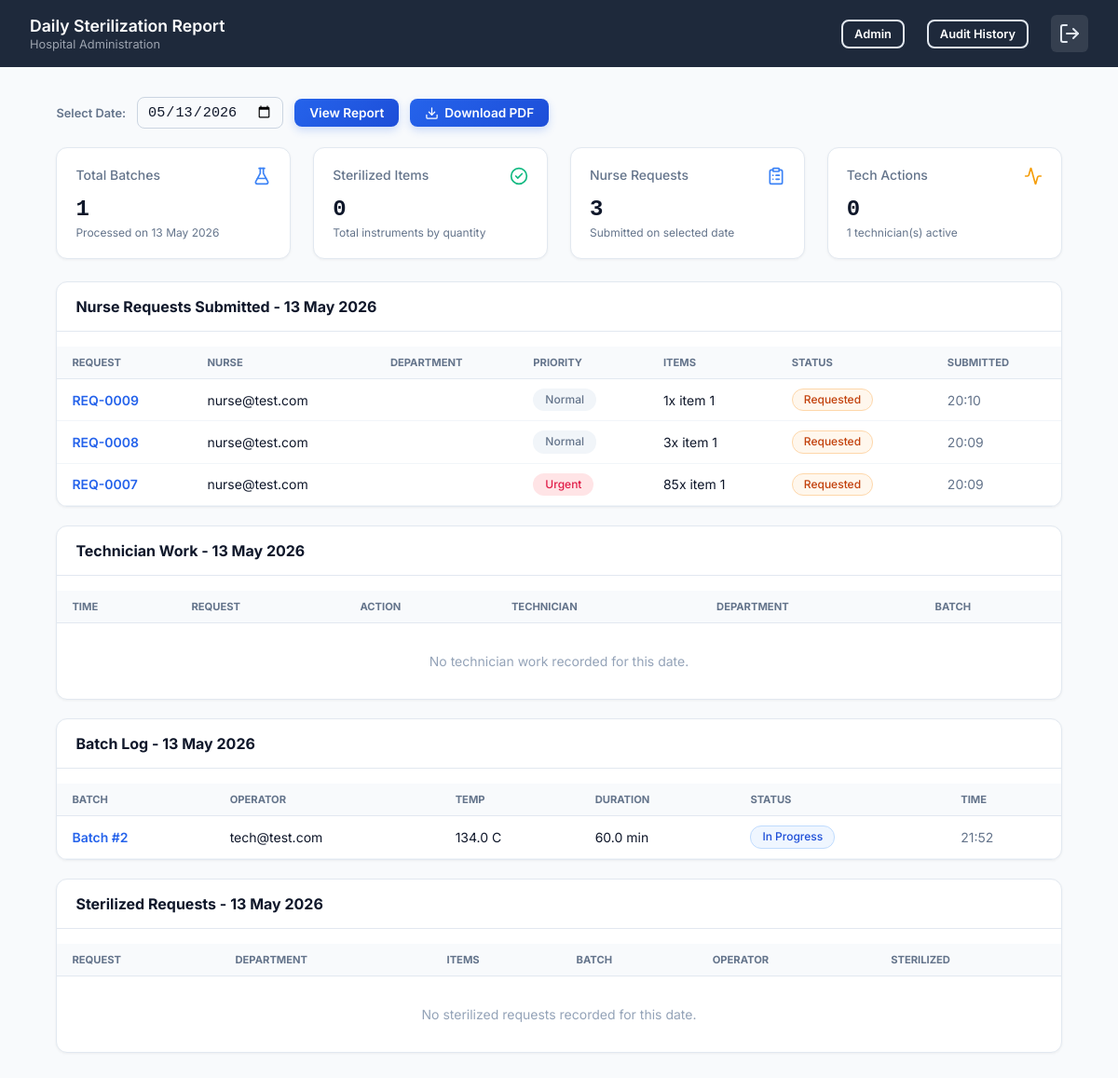
Before: /dashboard/hospital/ (signed in) with the older database file.
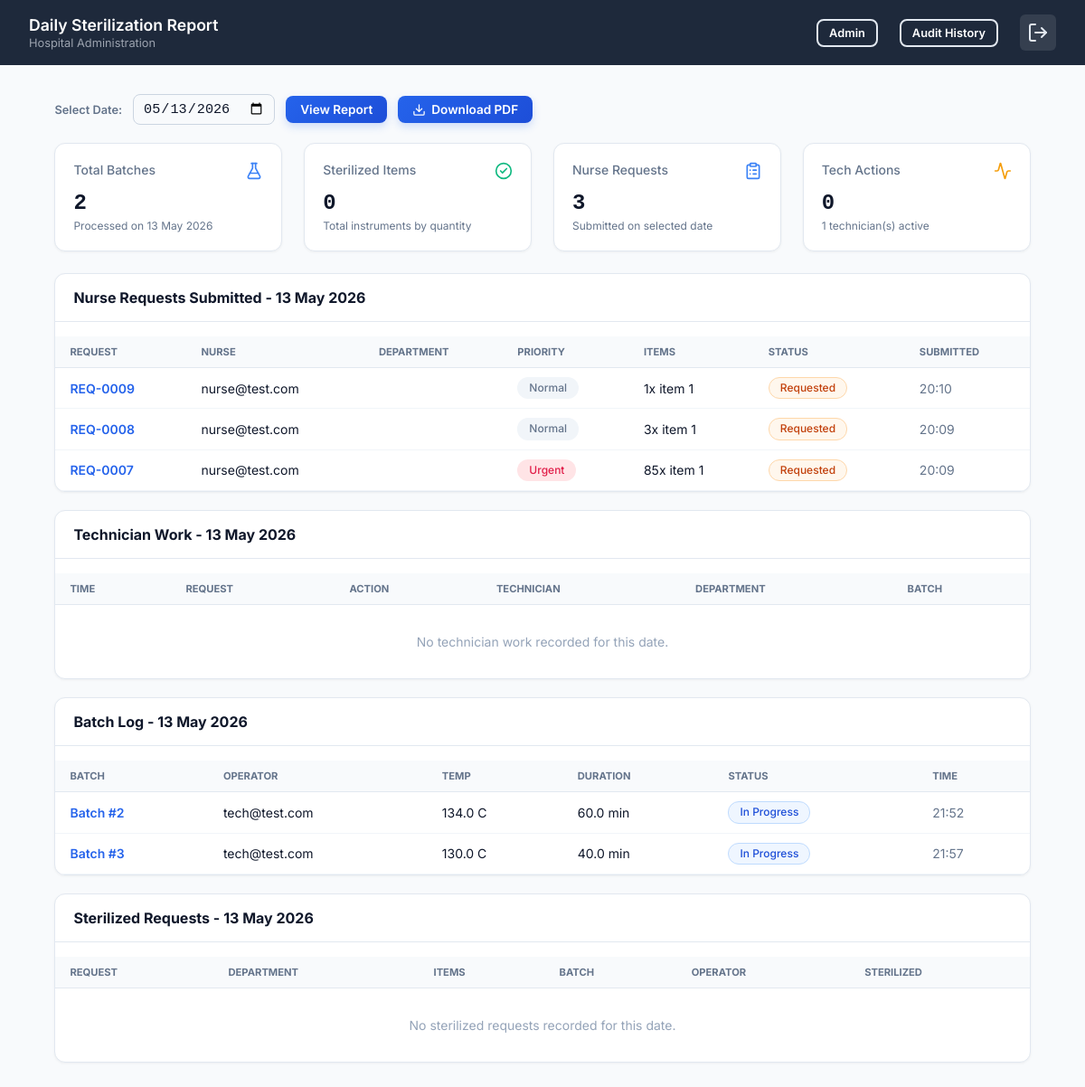
After: the same page with the newer database file.
### CSSD_Management_System/models.py (models this page shows, shortened)
class InstrumentRequest(models.Model):
    PRIORITY_CHOICES = [
        ('Normal', 'Normal'),
        ('Urgent', 'Urgent'),
    ]
    STATUS_CHOICES = [
        ('Requested', 'Requested'),
        ('Collected', 'Collected'),
        ('Cleaned', 'Cleaned'),
        ('Sterilized', 'Sterilized'),
        ('Packed', 'Packed'),
        ('Delivered', 'Delivered'),
    ]
    requester = models.ForeignKey(CustomUser, on_delete=models.CASCADE, related_name='requests')
    priority = models.CharField(max_length=50, choices=PRIORITY_CHOICES, default='Normal')
    status = models.CharField(max_length=50, choices=STATUS_CHOICES, default='Requested')
    department = models.CharField(max_length=100, blank=True)
    notes = models.TextField(blank=True)
    last_operator = models.ForeignKey(
        CustomUser,
        on_delete=models.SET_NULL,
        null=True,
        blank=True,
        related_name='processed_requests'
    )
    batch = models.ForeignKey(SterilizationBatch, null=True, blank=True, on_delete=models.SET_NULL, related_name='requests')
    is_archived = models.BooleanField(default=False)
    submitted_at = models.DateTimeField(auto_now_add=True)
    collected_at = models.DateTimeField(null=True, blank=True)
    cleaned_at = models.DateTimeField(null=True, blank=True)
    sterilized_at = models.DateTimeField(null=True, blank=True)
    packed_at = models.DateTimeField(null=True, blank=True)
    delivered_at = models.DateTimeField(null=True, blank=True)

class CustomUser(AbstractUser):
    ROLE_CHOICES = [
        ('System Administrator', 'System Administrator'),
        ('CSSD Technician', 'CSSD Technician'),
        ('Department Nurse', 'Department Nurse'),
        ('Hospital Administrator', 'Hospital Administrator'),
    ]
    username = None
    email = models.EmailField(_('email address'), unique=True)
    role = models.CharField(max_length=50, choices=ROLE_CHOICES)
    department = models.CharField(max_length=100, blank=True)
    USERNAME_FIELD = 'email'
    REQUIRED_FIELDS = []
    objects = CustomUserManager()

class RequestItem(models.Model):
    request = models.ForeignKey(InstrumentRequest, on_delete=models.CASCADE, related_name='items')
    inventory_item = models.ForeignKey(InventoryItem, on_delete=models.CASCADE)
    quantity = models.IntegerField(default=1)

class InventoryItem(models.Model):
    name = models.CharField(max_length=255)
    category = models.CharField(max_length=100)
    current_stock = models.IntegerField(default=0)
    min_threshold = models.IntegerField(default=10)

class SterilizationBatch(models.Model):
    STATUS_CHOICES = [
        ('In Progress', 'In Progress'),
        ('Completed', 'Completed'),
    ]
    operator = models.ForeignKey(CustomUser, on_delete=models.CASCADE)
    temperature = models.FloatField()
    cycle_duration = models.FloatField()  # in minutes
    status = models.CharField(max_length=50, choices=STATUS_CHOICES, default='In Progress')
    created_at = models.DateTimeField(auto_now_add=True)
    instrument_sets = models.ManyToManyField(
        'InstrumentSet',
        blank=True,
        related_name='batches',
    )

### CSSD_Management_System/views.py (the view, shortened to what this page needs)
# urls.py: path('dashboard/hospital/', views.hospital_report, name='hospital_report'),
@login_required
@hospital_admin_required
def hospital_report(request):
    date_str = request.GET.get('date', timezone.localdate().isoformat())
    try:
        report_date = datetime.strptime(date_str, '%Y-%m-%d').date()
    except ValueError:
        report_date = timezone.localdate()
        date_str = report_date.isoformat()
    nurse_requests = InstrumentRequest.objects.filter(
        submitted_at__date=report_date,
    ).select_related('requester').prefetch_related(
        'items__inventory_item'
    ).order_by('-submitted_at')
    technician_filters = (
        Q(collected_at__date=report_date)
        | Q(cleaned_at__date=report_date)
        | Q(sterilized_at__date=report_date)
        | Q(packed_at__date=report_date)
        | Q(delivered_at__date=report_date)
    )
    processed_requests = InstrumentRequest.objects.filter(
        technician_filters
    ).select_related('requester', 'batch', 'batch__operator', 'last_operator').prefetch_related(
        'items__inventory_item'
    ).distinct()
    def happened_on_report_day(value):
        return value and timezone.localtime(value).date() == report_date
    technician_actions = []
    technician_actions.sort(key=lambda row: row['happened_at'], reverse=True)
    requests = InstrumentRequest.objects.filter(
        sterilized_at__date=report_date,
    ).select_related('requester', 'batch', 'batch__operator', 'last_operator').prefetch_related(
        'items__inventory_item'
    )
    batches = SterilizationBatch.objects.filter(
        Q(created_at__date=report_date) | Q(requests__sterilized_at__date=report_date),
    ).distinct()
    batch_operators = batches.values_list('operator__email', flat=True)
    request_operators = CustomUser.objects.filter(
        Q(processed_requests__collected_at__date=report_date)
        | Q(processed_requests__cleaned_at__date=report_date)
        | Q(processed_requests__sterilized_at__date=report_date)
        | Q(processed_requests__packed_at__date=report_date)
        | Q(processed_requests__delivered_at__date=report_date),
        role='CSSD Technician',
    ).values_list('email', flat=True)
    operators = list(set(list(batch_operators) + list(request_operators)))
    total_items = (
        RequestItem.objects
        .filter(request__in=requests)
        .aggregate(total=Sum('quantity'))['total']
        or 0
    )
    context = {
        'date_str': date_str,
        'report_date': report_date.strftime('%d %b %Y'),
        'nurse_requests': nurse_requests,
        'technician_actions': technician_actions,
        'requests': requests,
        'batches': batches,
        'total_batches': batches.count(),
        'total_sterilized': total_items,
        'total_requests': requests.count(),
        'total_submitted': nurse_requests.count(),
        'total_tech_actions': len(technician_actions),
        'operators': operators,
    }
    if request.GET.get('export') == 'pdf':
        return _daily_report_pdf_response(context)
    return render(request, 'hospital-report.html', context)

### CSSD_Management_System/templates/hospital-report.html (shortened to what the changed rows need)
{% load static %}
<!DOCTYPE html>
<html lang="en">
<head>
  <link rel="stylesheet" href="{% static 'styles.css' %}">
  <link rel="stylesheet" href="{% static 'extended_styles.css' %}">
</head>
<body>
  <div class="dashboard-wrapper theme-blue">
    <nav class="dashboard-nav theme-dark-blue">
      <div class="nav-brand">
        <div class="nav-title"><h2>Daily Sterilization Report</h2><p>Hospital Administration</p></div>
      </div>
    </nav>
    <main class="dashboard-main">
      <div class="dashboard-container">
        <div class="cssd-stats-grid">
          <div class="stat-card">
            <div class="stat-header"><span class="stat-label">Total Batches</span><i data-lucide="flask-conical" class="stat-icon-small blue"></i></div>
            <h3 class="stat-value">{{ total_batches }}</h3>
            <p class="stat-desc">Processed on {{ report_date }}</p>
          </div>
        </div>
        <div class="detail-card list-card" style="padding:0;overflow:hidden;margin-top:1.25rem;">
          <table style="width:100%;border-collapse:collapse;font-size:.875rem;">
            <thead>
              <tr style="background:#f8fafc;">
                <th style="padding:10px 16px;text-align:left;font-size:.7rem;text-transform:uppercase;color:#64748b;border-bottom:1px solid #e2e8f0;">Request</th>
                <th style="padding:10px 16px;text-align:left;font-size:.7rem;text-transform:uppercase;color:#64748b;border-bottom:1px solid #e2e8f0;">Nurse</th>
                <th style="padding:10px 16px;text-align:left;font-size:.7rem;text-transform:uppercase;color:#64748b;border-bottom:1px solid #e2e8f0;">Department</th>
                <th style="padding:10px 16px;text-align:left;font-size:.7rem;text-transform:uppercase;color:#64748b;border-bottom:1px solid #e2e8f0;">Priority</th>
                <th style="padding:10px 16px;text-align:left;font-size:.7rem;text-transform:uppercase;color:#64748b;border-bottom:1px solid #e2e8f0;">Items</th>
                <th style="padding:10px 16px;text-align:left;font-size:.7rem;text-transform:uppercase;color:#64748b;border-bottom:1px solid #e2e8f0;">Status</th>
                <th style="padding:10px 16px;text-align:left;font-size:.7rem;text-transform:uppercase;color:#64748b;border-bottom:1px solid #e2e8f0;">Submitted</th>
              </tr>
            </thead>
            <tbody>
              {% for req in nurse_requests %}
              <tr style="border-bottom:1px solid #f1f5f9;">
                <td style="padding:10px 16px;font-weight:600;color:#2563eb;">REQ-{{ req.id|stringformat:"04d" }}</td>
                <td style="padding:10px 16px;">{{ req.requester.email }}</td>
                <td style="padding:10px 16px;">{{ req.department }}</td>
                <td style="padding:10px 16px;"><span class="pill {% if req.priority == 'Urgent' %}pill-urgent{% else %}pill-normal{% endif %}">{{ req.priority }}</span></td>
                <td style="padding:10px 16px;">
                  {% for item in req.items.all %}
                    <div>{{ item.quantity }}x {{ item.inventory_item.name }}</div>
                  {% empty %}
                    -
                  {% endfor %}
                </td>
                <td style="padding:10px 16px;"><span class="pill status-{{ req.status }}">{{ req.status }}</span></td>
                <td style="padding:10px 16px;color:#64748b;">{{ req.submitted_at|date:'H:i' }}</td>
              </tr>
              {% empty %}
              <tr><td colspan="7" style="text-align:center;padding:2rem;color:#94a3b8;">No nurse requests submitted for this date.</td></tr>
              {% endfor %}
            </tbody>
          </table>
        </div>
        <div class="detail-card list-card" style="padding:0;overflow:hidden;margin-top:1.25rem;">
          <table style="width:100%;border-collapse:collapse;font-size:.875rem;">
            <thead>
              <tr style="background:#f8fafc;">
                <th style="padding:10px 16px;text-align:left;font-size:.7rem;text-transform:uppercase;color:#64748b;border-bottom:1px solid #e2e8f0;">Time</th>
                <th style="padding:10px 16px;text-align:left;font-size:.7rem;text-transform:uppercase;color:#64748b;border-bottom:1px solid #e2e8f0;">Request</th>
                <th style="padding:10px 16px;text-align:left;font-size:.7rem;text-transform:uppercase;color:#64748b;border-bottom:1px solid #e2e8f0;">Action</th>
                <th style="padding:10px 16px;text-align:left;font-size:.7rem;text-transform:uppercase;color:#64748b;border-bottom:1px solid #e2e8f0;">Technician</th>
                <th style="padding:10px 16px;text-align:left;font-size:.7rem;text-transform:uppercase;color:#64748b;border-bottom:1px solid #e2e8f0;">Department</th>
                <th style="padding:10px 16px;text-align:left;font-size:.7rem;text-transform:uppercase;color:#64748b;border-bottom:1px solid #e2e8f0;">Batch</th>
              </tr>
            </thead>
          </table>
        </div>
        <div class="detail-card list-card" style="padding:0;overflow:hidden;margin-top:1.25rem;">
          <table style="width:100%;border-collapse:collapse;font-size:.875rem;">
            <thead>
              <tr style="background:#f8fafc;">
                <th style="padding:10px 16px;text-align:left;font-size:.7rem;text-transform:uppercase;color:#64748b;border-bottom:1px solid #e2e8f0;">Batch</th>
                <th style="padding:10px 16px;text-align:left;font-size:.7rem;text-transform:uppercase;color:#64748b;border-bottom:1px solid #e2e8f0;">Operator</th>
                <th style="padding:10px 16px;text-align:left;font-size:.7rem;text-transform:uppercase;color:#64748b;border-bottom:1px solid #e2e8f0;">Temp</th>
                <th style="padding:10px 16px;text-align:left;font-size:.7rem;text-transform:uppercase;color:#64748b;border-bottom:1px solid #e2e8f0;">Duration</th>
                <th style="padding:10px 16px;text-align:left;font-size:.7rem;text-transform:uppercase;color:#64748b;border-bottom:1px solid #e2e8f0;">Status</th>
                <th style="padding:10px 16px;text-align:left;font-size:.7rem;text-transform:uppercase;color:#64748b;border-bottom:1px solid #e2e8f0;">Time</th>
              </tr>
            </thead>
            <tbody>
              {% for b in batches %}
              <tr style="border-bottom:1px solid #f1f5f9;">
                <td style="padding:10px 16px;font-weight:600;color:#2563eb;">Batch #{{ b.id }}</td>
                <td style="padding:10px 16px;">{{ b.operator.email }}</td>
                <td style="padding:10px 16px;">{{ b.temperature }} C</td>
                <td style="padding:10px 16px;">{{ b.cycle_duration }} min</td>
                <td style="padding:10px 16px;">
                  <span class="pill {% if b.status == 'Completed' %}pill-outline-completed{% else %}pill-outline-in-progress{% endif %}">{{ b.status }}</span>
                </td>
                <td style="padding:10px 16px;color:#64748b;">{{ b.created_at|date:'H:i' }}</td>
              </tr>
              {% empty %}
              <tr><td colspan="6" style="text-align:center;padding:2rem;color:#94a3b8;">No batches recorded for this date.</td></tr>
              {% endfor %}
            </tbody>
          </table>
        </div>
        <div class="detail-card list-card" style="padding:0;overflow:hidden;margin-top:1.25rem;">
          <table style="width:100%;border-collapse:collapse;font-size:.875rem;">
            <thead>
              <tr style="background:#f8fafc;">
                <th style="padding:10px 16px;text-align:left;font-size:.7rem;text-transform:uppercase;color:#64748b;border-bottom:1px solid #e2e8f0;">Request</th>
                <th style="padding:10px 16px;text-align:left;font-size:.7rem;text-transform:uppercase;color:#64748b;border-bottom:1px solid #e2e8f0;">Department</th>
                <th style="padding:10px 16px;text-align:left;font-size:.7rem;text-transform:uppercase;color:#64748b;border-bottom:1px solid #e2e8f0;">Items</th>
                <th style="padding:10px 16px;text-align:left;font-size:.7rem;text-transform:uppercase;color:#64748b;border-bottom:1px solid #e2e8f0;">Batch</th>
                <th style="padding:10px 16px;text-align:left;font-size:.7rem;text-transform:uppercase;color:#64748b;border-bottom:1px solid #e2e8f0;">Operator</th>
                <th style="padding:10px 16px;text-align:left;font-size:.7rem;text-transform:uppercase;color:#64748b;border-bottom:1px solid #e2e8f0;">Sterilized</th>
              </tr>
            </thead>
          </table>
        </div>
      </div>
    </main>
  </div>
</body>
</html>

Changed rows visible on the page:
added SterilizationBatch: id "3", operator.email "tech@test.com", temperature "130.0", cycle_duration "40.0", status "In Progress", created_at "21:57"
Other visible differences:
{{ total_batches }}: "1" → "2"
